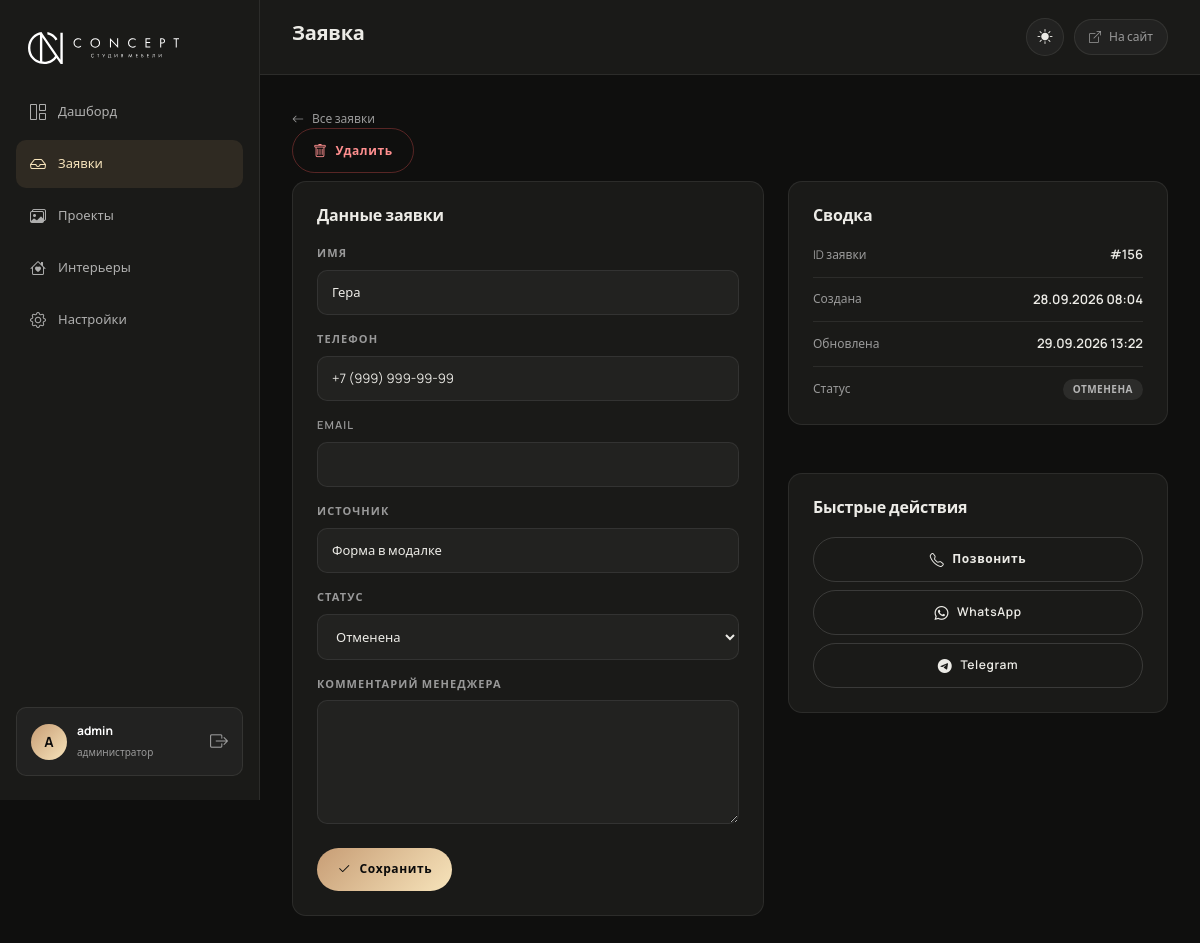
The app's page /admin/lead.php?id=156 (signed in) with its own data.
### tables this page shows
CREATE TABLE `leads` (
  `id` int(11) NOT NULL,
  `name` varchar(100) NOT NULL,
  `phone` varchar(20) NOT NULL,
  `email` varchar(100) DEFAULT NULL,
  `source` varchar(50) DEFAULT 'quiz',
  `status` enum('new','contacted','completed','cancelled') DEFAULT 'new',
  `quiz_data` longtext DEFAULT NULL CHECK (json_valid(`quiz_data`)),
  `project_info` text DEFAULT NULL,
  `created_at` timestamp NOT NULL DEFAULT current_timestamp(),
  `updated_at` timestamp NOT NULL DEFAULT current_timestamp() ON UPDATE current_timestamp(),
  `comment` text DEFAULT NULL
);

### admin/includes/auth.php (called while the page is built, shortened)
<?php
require_once __DIR__ . '/../../includes/config.php';
require_once __DIR__ . '/helpers.php';
if (!function_exists('admin_user')) {
    function admin_user(): ?array {
        return $_SESSION['admin_user'] ?? null;
    }
}

### includes/config.php (called while the page is built, shortened)
<?php
function h($v): string {
    return htmlspecialchars((string)($v ?? ''), ENT_QUOTES, 'UTF-8');
}

### admin/includes/helpers.php (called while the page is built, shortened)
<?php
if (!function_exists('fmt_date')) {
    function fmt_date(?string $date, string $format = 'd.m.Y H:i'): string {
        try {
            return (new DateTime($date))->format($format);
        } catch (Throwable $e) {
            return '—';
        }
    }
}
if (!function_exists('status_label')) {
    function status_label(string $status): string {
        return match ($status) {
            'new'       => 'Новая',
            'contacted' => 'В работе',
            'completed' => 'Завершена',
            'cancelled' => 'Отменена',
            default     => $status,
        };
    }
}

### admin/lead.php (the view, shortened to what this page needs)
<?php
$pageTitle = 'Заявка';
require_once __DIR__ . '/includes/header.php';
$id = (int)($_GET['id'] ?? 0);
$stmt = $pdo->prepare("SELECT * FROM leads WHERE id = ? LIMIT 1");
$stmt->execute([$id]);
$lead = $stmt->fetch();
$statuses = [
    'new'       => 'Новая',
    'contacted' => 'В работе',
    'completed' => 'Завершена',
    'cancelled' => 'Отменена',
];
?>
<div class="lead-page">
    <div class="lead-page-head">
        <a href="leads.php" class="admin-back">
            <i class="bi bi-arrow-left"></i> Все заявки
        </a>
        <div class="lead-page-actions mb-2">
            <form method="post" class="inline-form" onsubmit="return confirm('Удалить заявку?')">
                <button class="admin-btn admin-btn--danger">
                    <i class="bi bi-trash"></i> Удалить
                </button>
            </form>
        </div>
    </div>
    <div class="lead-page-grid">
        <div class="admin-card">
            <h2 class="admin-card-title">Данные заявки</h2>
            <form method="post" class="admin-form">
                <div class="form-row">
                    <label>Имя</label>
                    <input type="text" name="name" value="<?= h($lead['name']) ?>" required>
                </div>
                <div class="form-row">
                    <label>Телефон</label>
                    <input type="tel" name="phone" value="<?= h($lead['phone']) ?>" required>
                </div>
                <div class="form-row">
                    <label>Email</label>
                    <input type="email" name="email" value="<?= h($lead['email']) ?>">
                </div>
                <div class="form-row">
                    <label>Источник</label>
                    <input type="text" name="source" value="<?= h($lead['source']) ?>">
                </div>
                <div class="form-row">
                    <label>Статус</label>
                    <select name="status">
                        <?php foreach ($statuses as $key => $label): ?>
                            <option value="<?= $key ?>" <?= $lead['status'] === $key ? 'selected' : '' ?>>
                                <?= $label ?>
                            </option>
                        <?php endforeach; ?>
                    </select>
                </div>
                <div class="form-row">
                    <label>Комментарий менеджера</label>
                    <textarea name="comment" rows="5"><?= h($lead['comment']) ?></textarea>
                </div>
                <div class="form-actions">
                    <button type="submit" class="admin-btn admin-btn--primary">
                        <i class="bi bi-check2"></i> Сохранить
                    </button>
                </div>
            </form>
        </div>
        <div class="lead-page-side">
            <div class="admin-card">
                <h2 class="admin-card-title">Сводка</h2>
                <div class="meta-list">
                    <div class="meta-row">
                        <span>ID заявки</span>
                        <strong>#<?= (int)$lead['id'] ?></strong>
                    </div>
                    <div class="meta-row">
                        <span>Создана</span>
                        <strong><?= fmt_date($lead['created_at']) ?></strong>
                    </div>
                    <div class="meta-row">
                        <span>Обновлена</span>
                        <strong><?= fmt_date($lead['updated_at']) ?></strong>
                    </div>
                    <div class="meta-row">
                        <span>Статус</span>
                        <span class="status-badge status-<?= h($lead['status']) ?>">
                            <?= h(status_label($lead['status'])) ?>
                        </span>
                    </div>
                </div>
            </div>
            <div class="admin-card">
                <h2 class="admin-card-title">Быстрые действия</h2>
                <div class="quick-actions">
                    <a href="tel:<?= h(preg_replace('/\D/', '', $lead['phone'])) ?>" class="admin-btn admin-btn--outline w-100">
                        <i class="bi bi-telephone"></i> Позвонить
                    </a>
                    <a href="https://wa.me/<?= h(preg_replace('/\D/', '', $lead['phone'])) ?>" target="_blank" class="admin-btn admin-btn--outline w-100">
                        <i class="bi bi-whatsapp"></i> WhatsApp
                    </a>
                    <a href="https://t.me/<?= h(preg_replace('/\D/', '', $lead['phone'])) ?>" target="_blank" class="admin-btn admin-btn--outline w-100">
                        <i class="bi bi-telegram"></i> Telegram
                    </a>
                </div>
            </div>
        </div>
    </div>
</div>
<?php require_once __DIR__ . '/includes/footer.php'; ?>

### admin/includes/header.php (shortened to what this page needs)
<?php
require_once __DIR__ . '/auth.php';
$user    = admin_user();
$current = basename($_SERVER['PHP_SELF']);
?>
<!doctype html>
<html lang="ru">
<head>
<link rel="stylesheet" href="https://cdn.jsdelivr.net/npm/bootstrap@5.3.3/dist/css/bootstrap.min.css">
<link rel="stylesheet" href="https://cdn.jsdelivr.net/npm/bootstrap-icons@1.11.3/font/bootstrap-icons.min.css">
<link rel="stylesheet" href="assets/admin.css">
</head>
<body>
<div class="admin-shell">
    <aside class="admin-sidebar" id="adminSidebar">
        <a href="dashboard.php" class="admin-logo">
            <img src="../assets/img/concept-logo.svg" alt="Concept Design" class="admin-logo__img">
        </a>
        <nav class="admin-nav">
            <a href="dashboard.php" class="<?= $current === 'dashboard.php' ? 'active' : '' ?>">
                <i class="bi bi-grid-1x2"></i> <span>Дашборд</span>
            </a>
            <a href="leads.php" class="<?= in_array($current, ['leads.php','lead.php'], true) ? 'active' : '' ?>">
                <i class="bi bi-inbox"></i> <span>Заявки</span>
            </a>
            <a href="projects.php" class="<?= in_array($current, ['projects.php','project-edit.php'], true) ? 'active' : '' ?>">
                <i class="bi bi-images"></i> <span>Проекты</span>
            </a>
            <a href="interiors-list.php" class="<?= in_array($current, ['interiors-list.php','interiors-edit.php'], true) ? 'active' : '' ?>">
                <i class="bi bi-house-heart"></i> <span>Интерьеры</span>
            </a>
            <a href="settings.php" class="<?= $current === 'settings.php' ? 'active' : '' ?>">
                <i class="bi bi-gear"></i> <span>Настройки</span>
            </a>
        </nav>
        <div class="admin-user">
            <div class="admin-user-info">
                <div class="admin-user-avatar"><?= mb_strtoupper(mb_substr($user['username'] ?? 'A', 0, 1)) ?></div>
                <div>
                    <strong><?= h($user['username'] ?? 'admin') ?></strong>
                    <small>администратор</small>
                </div>
            </div>
            <a href="logout.php" class="admin-logout" title="Выйти">
                <i class="bi bi-box-arrow-right"></i>
            </a>
        </div>
    </aside>
    <div class="admin-main">
        <header class="admin-topbar">
            <h1 class="admin-page-title"><?= h($pageTitle ?? 'Админка') ?></h1>
            <div class="admin-topbar-actions">
                <button type="button" class="admin-theme-toggle" id="adminThemeToggle" aria-label="Переключить тему">
                    <i class="bi bi-sun-fill admin-theme-toggle__sun"></i>
                </button>
                <a href="../" target="_blank" class="admin-topbar-btn">
                    <i class="bi bi-box-arrow-up-right"></i> <span>На сайт</span>
                </a>
            </div>
        </header>
        <main class="admin-content">

### admin/includes/footer.php (shortened to what this page needs)
        </main>
    </div>
</div>
</body>
</html>

### records on screen
leads: name "Гера", phone "+7 (999) 999-99-99", source "Форма в модалке", status "Отменена", id "156", created_at "28.09.2026 08:04", updated_at "29.09.2026 13:22", status "ОТМЕНЕНА"

### other values on screen
mb_strtoupper(mb_substr($user['username'] ?? 'A', 0, 1)) "A"
$user['username'] "admin"
$pageTitle "Заявка"
